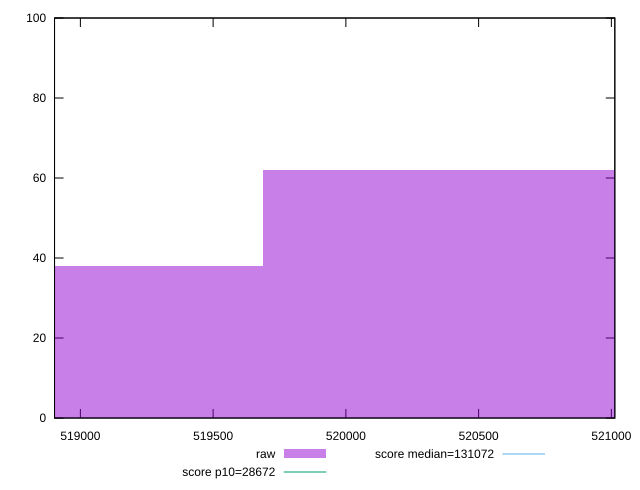

Generate this figure with gnuplot:
reset

$raw <<EOF
520464.7938863427 62
518911.1676359357 38
EOF

set key outside below
set boxwidth 1553.6262504069932
set xrange [518902.62528705:521013.05215828685]
set yrange [0:100]
set trange [0:100]
set style fill transparent solid 0.5 noborder

set parametric
set terminal svg size 640, 490 enhanced background rgb 'white'
set output "reprap/uses-long-cache-ttl/samples/pages+cached/raw/histogram.svg"

plot $raw title "raw" with boxes, \
     28672,t title "score p10=28672", \
     131072,t title "score median=131072"

reset
